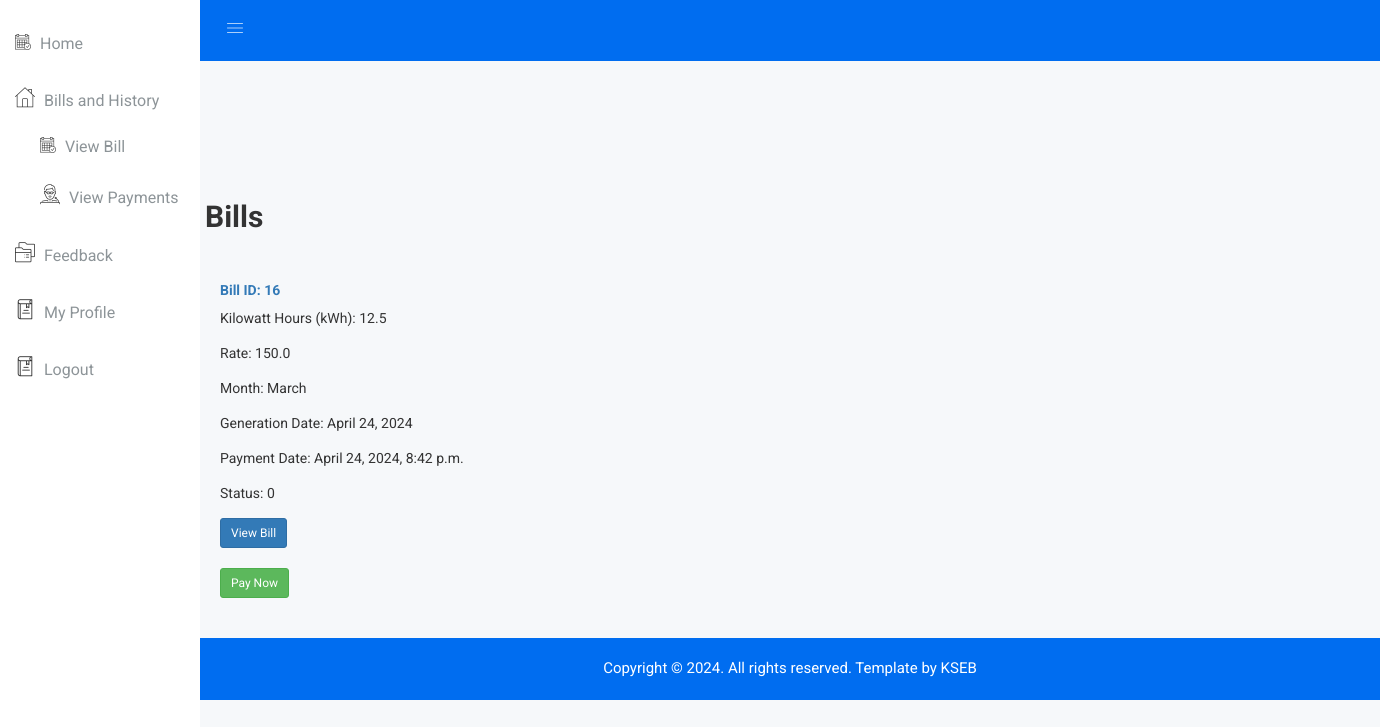
The app's page /User/bills (signed in) with its own data.
### Admin/models.py (models this page shows)
class Bill(models.Model):
    id=models.AutoField(primary_key=True)
    user=models.ForeignKey(ElectricityConsumer,on_delete=models.CASCADE)
    kwh=models.CharField(max_length=25)
    rate=models.FloatField()
    month=models.CharField(max_length=25)
    BillGenerationdate = models.DateField(auto_now_add=True)
    paymentDate=models.DateTimeField(auto_now=True,blank=True)
    file=models.FileField(upload_to ='uploads/bills', blank=True)
    status=models.IntegerField()

### User/views.py (the view)
# urls.py: path('bills', views.bills, name='bills'),
def bills(request):
    Bills = Bill.objects.filter(user=ElectricityConsumer.objects.get(id=request.session["id"]),status=0)
    return render(request,"User/Bills.html",{"bills":Bills})

### templates/User/Bills.html (shortened to what this page needs)
{% extends "User/index.html" %}
{% block content %}
<div class="container mt-5">
    <div class="row">
        <h2> Bills </h2>
        <br>
        <br>
        {% if bills %}
        {% for bill in bills %}
        <div class="col-md-4 mb-4">
            <div class="card bg-light border-0 rounded shadow">
                <div class="card-body">
                    <h5 class="card-title text-primary mb-4">Bill ID: {{ bill.id }}</h5>
                    <p class="card-text">Kilowatt Hours (kWh): {{ bill.kwh }}</p>
                    <p class="card-text">Rate: {{ bill.rate }}</p>
                    <p class="card-text">Month: {{ bill.month }}</p>
                    <p class="card-text">Generation Date: {{ bill.BillGenerationdate }}</p>
                    <p class="card-text">Payment Date: {{ bill.paymentDate }}</p>
                    <p class="card-text">Status: {{ bill.status }}</p>
                    {% if bill.file %}
                    <a href="{{ bill.file.url }}" class="btn btn-primary btn-sm mr-2" target="_blank">View Bill</a>
                    {% else %}
                    <p class="text-muted mb-0">No Bill Uploaded</p>
                    {% endif %}
                    <br>
                    <br>
                    <form action="{% url 'User:bills2' bill.id %}" method="get">
                        <button class="btn btn-success btn-sm mt-2">Pay Now</button>
                    </form>
                    <br>
                    <br>
                </div>
            </div>
        </div>
        {% endfor %}
        {% else %}
        NO BILLS
        {% endif %}
    </div>
</div>
{% endblock %}

### static/css/main.css (style rules this page uses)
html { color: #222; font-size: 1em; line-height: 1.4; }

### records on screen
Bill: id "16", kwh "12.5", rate "150.0", month "March", BillGenerationdate "April 24, 2024", paymentDate "April 24, 2024, 8:42 p.m.", status "0"
